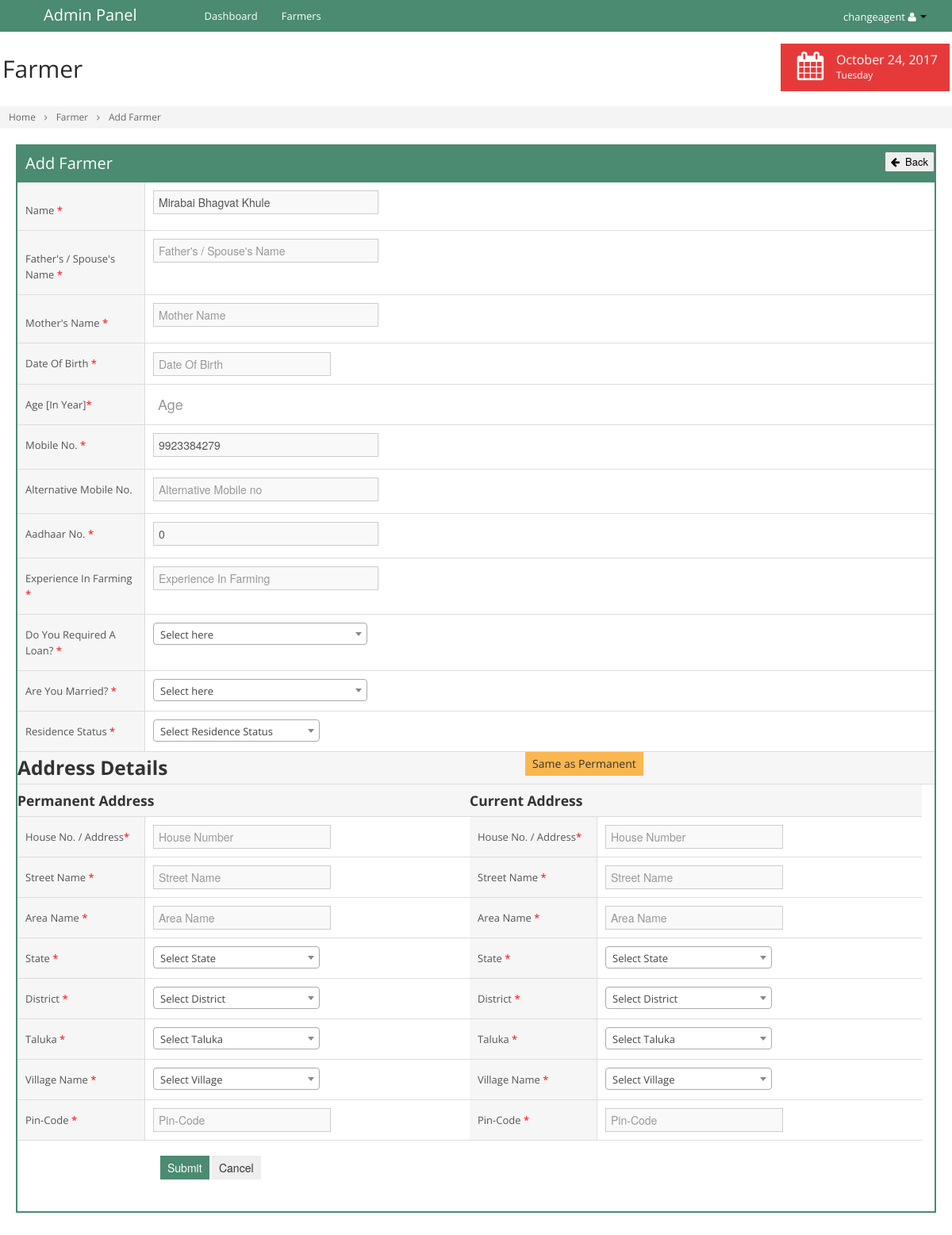
/edit_farmer_19102017.php?fm_id=100422 (signed in), run on an earlier commit of the app's database.
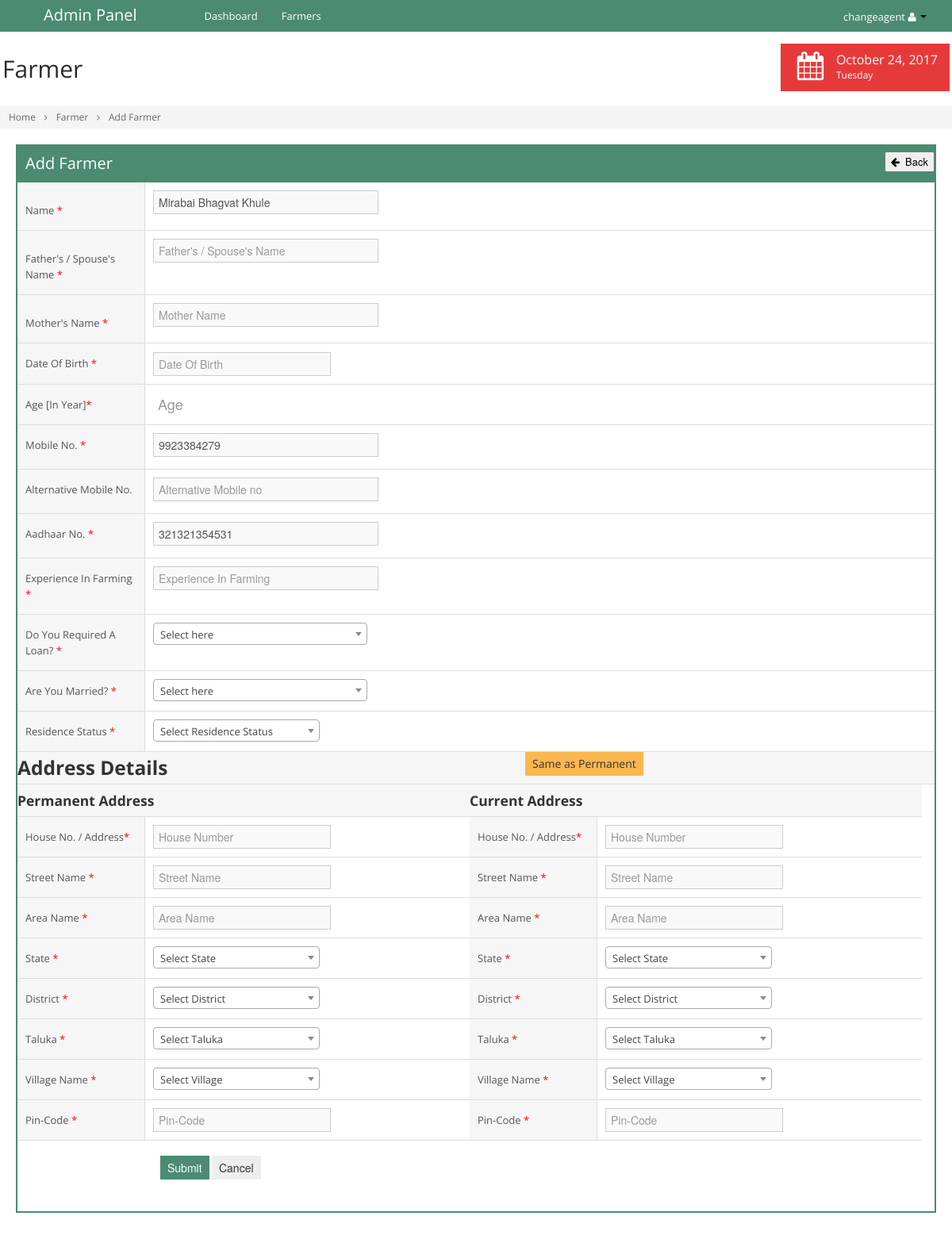
And on a later commit of the database.
### tables this page shows
CREATE TABLE IF NOT EXISTS `tbl_farmers` (
  `id` int(11) NOT NULL AUTO_INCREMENT,
  `fm_caid` int(11) NOT NULL,
  `fm_id` int(11) NOT NULL,
  `fm_name` varchar(255) NOT NULL,
  `fm_aadhar` bigint(11) NOT NULL,
  `fm_mobileno` bigint(11) NOT NULL,
  `fm_loan` varchar(255) NOT NULL,
  `fm_amount` varchar(255) NOT NULL,
  `fm_status` int(11) NOT NULL,
  `fm_createddt` datetime NOT NULL,
  `fm_createdby` varchar(255) NOT NULL,
  `fm_modifieddt` datetime NOT NULL,
  `fm_modifiedby` varchar(255) NOT NULL,
  PRIMARY KEY (`id`)
);

### include/query-helper.php (called while the page is built, shortened)
<?php
	function lookup_value($table,$col_array,$where,$not_where_array=array(),$and_like_array=array(),$or_like_array=array())
	{
		global $db_con;
		$colums  =implode(',',$col_array);
		$col     =1;
		if($colums=="")
		{
			$colums =' * ';
			$col    ="";
		}
		$sql =" SELECT ".$colums." FROM ".$table." ";
		$sql .=" WHERE 1 = 1 ";
		if(!empty($where))
		{
			foreach($where as $field1 => $value1 )
			{
				$sql  .= " AND ".$field1 ."='".$value1."' ";
			}
		}
		$result	   = mysqli_query($db_con,$sql) or die(mysqli_error($db_con));
		$nums      = mysqli_num_rows($result);
		if($nums !=0)
		{
			if($col=="")
			{
				return $result;
			}
			else
			{
				$row = mysqli_fetch_array($result);
				return $row[$colums];
			}
		}
		else
		{
			return false;
		}
	}
?>

### edit_farmer_19102017.php (the view, shortened to what the changed rows need)
<?php
	include('include/connection.php');
    $fm_id         = (isset($_REQUEST['fm_id'])?$_REQUEST['fm_id']:"");
        ?>
        <?php
	$res_get_farmer_info = lookup_value('tbl_farmers',array(),array("fm_id"=>$fm_id),array(),array(),array());
	if($res_get_farmer_info)
	{
		$num_get_farmer_info	= mysqli_num_rows($res_get_farmer_info);
		if($num_get_farmer_info != 0)
		{
			$row_get_farmer_info	= mysqli_fetch_array($res_get_farmer_info);
		}
	}
?>
<!DOCTYPE html>
<html class="not-ie no-js" lang="en">
    <head>
    </head>
    <body class="<?php echo $theme_name; ?>" data-theme="<?php echo $theme_name; ?>">
        <div class="container-fluid" id="content">
            <div id="main" style="margin-left:0px !important">
                <div class="container-fluid">
                    <div class="box box-color box-bordered lightgreen" style="padding:0px;">
                        <div class="box-content nopadding">
                            <form method="POST" enctype="multipart/form-data" class='form-horizontal form-bordered form-validate' id="frm_edit_farmer" name="frm_edit_farmer">
                                <div class="control-group">
                                    <div class="controls">
                                    	<input type="text" value="<?php echo ucwords($row_get_farmer_info['fm_name']); ?>" id="txt_name" name="txt_name" class="input-xlarge v_name" data-rule-required="true" placeholder="Enter Your Name">
                                    </div>
                                </div>
                                <div class="control-group">
                                	<div class="controls">
                                        <input type="text" value="<?php echo $row_get_farmer_info['fm_mobileno']; ?>" placeholder="Mobile no" name="fm_mobileno" id="fm_mobileno" maxlength="10"  autocomplete="off" data-rule-required="true" onBlur="Mobile(this.value);"  data-rule-minlength="10"  data-rule-maxlength="10" class="input-xlarge v_number">
                                    </div>
                                </div>
                                <div class="control-group">
                                    <div class="controls">
                                    	<input type="text" value="<?php echo $row_get_farmer_info['fm_aadhar']; ?>" placeholder="Aadhaar no" name="fm_aadhar" id="fm_aadhar" data-rule-number="true" maxlength="12" data-rule-required="true" onBlur="Aadhaar(this.value, <?php echo $fm_id; ?>);"  data-rule-minlength="12"  data-rule-maxlength="12" class="input-xlarge v_number">
                                    </div>
                                </div>
                            </form>
                    	</div>
                	</div>
                </div>
	        </div>
        </div>
    </body>
</html>

What changed in the data, as far as the page shows it:
changed tbl_farmers "Mirabai Bhagvat Khule": fm_aadhar "0" → "321321354531"
